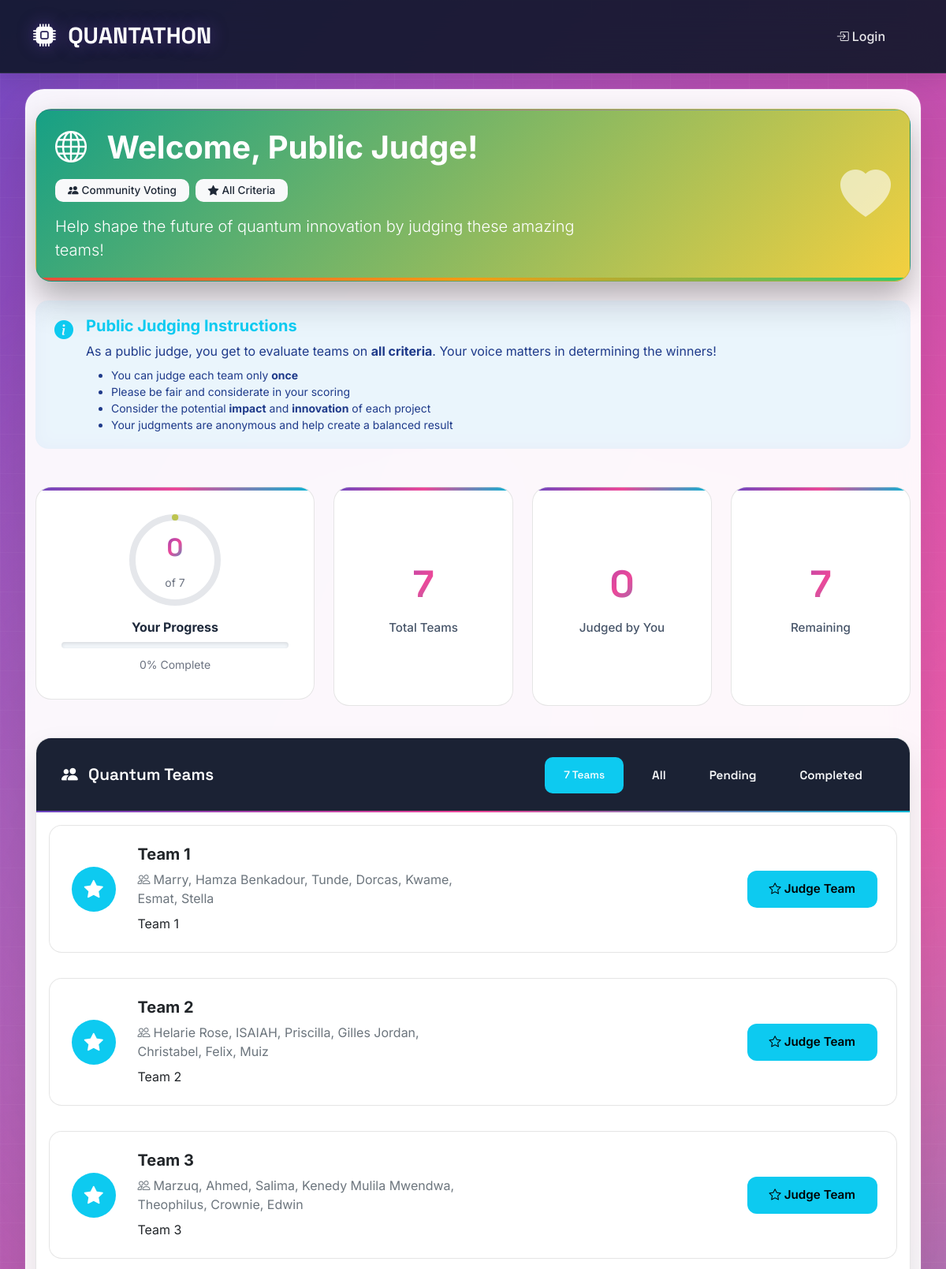
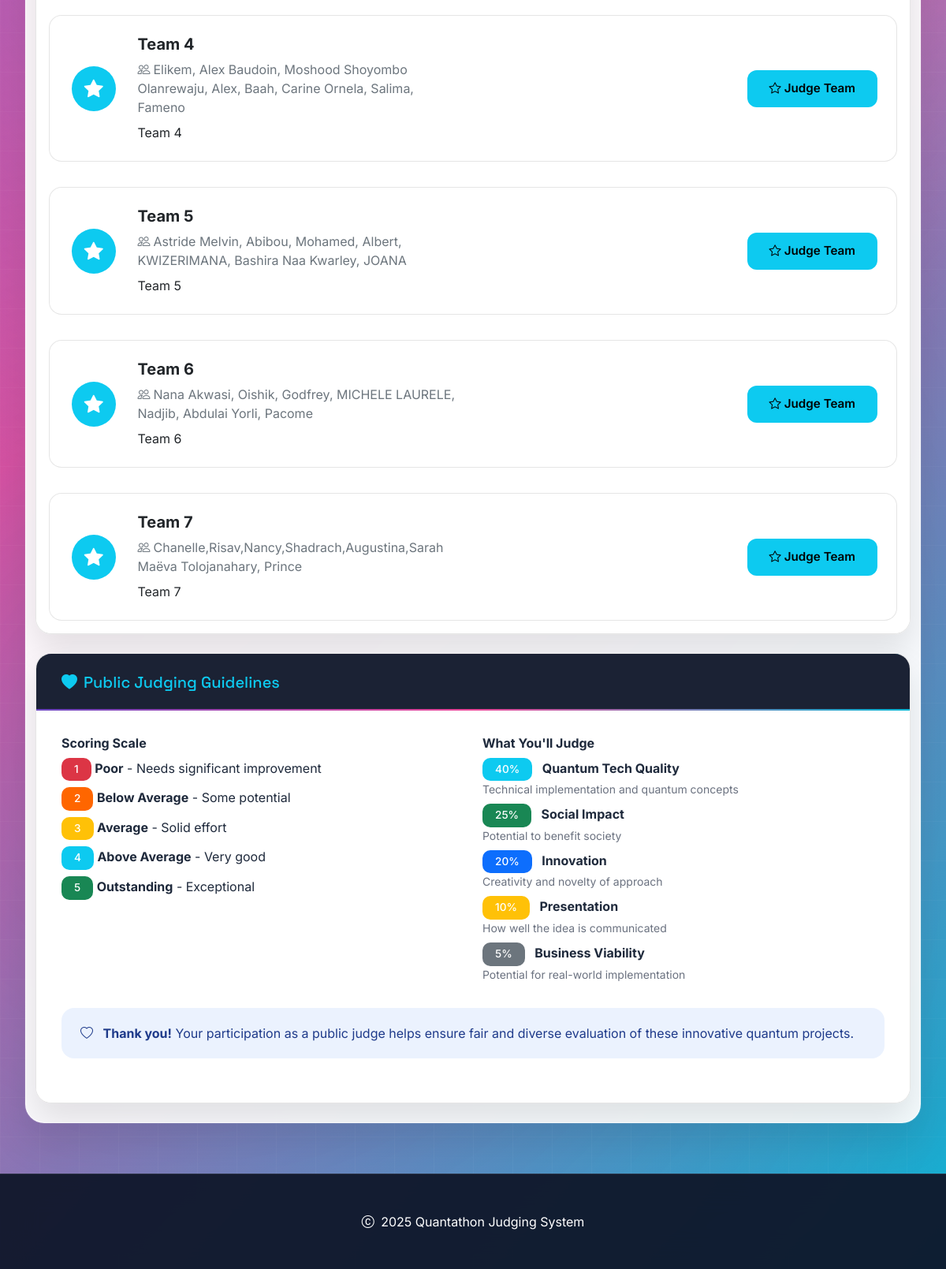
Page /public-judge/ on the committed database (2 pictures, top to bottom).
### judging/models.py (models this page shows, shortened)
class Team(models.Model):
    name = models.CharField(max_length=200)
    description = models.TextField()
    presentation_link = models.URLField(blank=True)
    members = models.TextField(help_text="Comma-separated list of team members")
    created_at = models.DateTimeField(auto_now_add=True)

### judging/views.py (the view)
# urls.py: path('public-judge/', views.public_judge_access, name='public_judge_access'),
def public_judge_access(request):
    public_judge_data = {
        'judge_type': 'public',
        'name': 'Public Judge',
        'session_id': request.session.session_key or request.session.create()
    }
    request.session['public_judge'] = public_judge_data
    teams = Team.objects.all()
    judged_teams = request.session.get('judged_teams', [])
    context = {
        'teams': teams,
        'judged_teams': judged_teams,
        'total_teams': teams.count(),
        'completed_judgments': len(judged_teams),
        'remaining_teams': teams.count() - len(judged_teams),
        'is_public': True,
        'judge_type': 'public',
    }
    return render(request, 'judging/public_judge_access.html', context)

### judging/templates/judging/public_judge_access.html (shortened to what this page needs)
{% extends 'judging/base.html' %}
{% block content %}
<div class="row">
    <div class="col-12 mb-4">
        <div class="card border-0 gradient-welcome-card debug-bg" style="background-image: linear-gradient(135deg, #16a085 0%, #f4d03f 100%) !important; color: rgb(255, 255, 255); position: relative; min-height: 140px; box-shadow: 0 20px 40px rgba(0, 0, 0, 0.3) !important;">
            <div class="card-body p-4" style="position: relative; z-index: 3; background: transparent !important;">
                <div class="row align-items-center">
                    <div class="col-lg-8">
                        <h1 class="display-6 fw-bold mb-3" style="color: white !important;">
                            <i class="bi bi-globe me-3" style="color: white !important;"></i>
                            Welcome, Public Judge!
                        </h1>
                        <div class="d-flex flex-wrap gap-2 mb-3">
                            <span class="badge bg-light text-dark px-3 py-2">
                                <i class="bi bi-people-fill me-1"></i>Community Voting
                            </span>
                            <span class="badge bg-light text-dark px-3 py-2">
                                <i class="bi bi-star-fill me-1"></i>All Criteria
                            </span>
                        </div>
                        <p class="lead mb-0" style="color: white !important; opacity: 1;">
                            Help shape the future of quantum innovation by judging these amazing teams!
                        </p>
                    </div>
                    <div class="col-lg-4 text-lg-end">
                        <div class="quantum-logo" style="font-size: 4rem; opacity: 0.6; color: white !important;">
                            <i class="bi bi-heart-fill" style="color: white !important;"></i>
                        </div>
                    </div>
                </div>
            </div>
            <div style="position: absolute; bottom: 0; left: 0; right: 0; height: 4px; background: linear-gradient(90deg, #e74c3c, #f39c12, #2ecc71); z-index: 4;"></div>
        </div>
    </div>
</div>
<div class="row mb-4">
    <div class="col-12">
        <div class="alert alert-info border-0" style="background: rgba(52, 152, 219, 0.1);">
            <div class="d-flex align-items-start">
                <div class="me-3">
                    <i class="bi bi-info-circle-fill fs-4 text-info"></i>
                </div>
                <div>
                    <h5 class="fw-bold text-info mb-2">Public Judging Instructions</h5>
                    <p class="mb-2">
                        As a public judge, you get to evaluate teams on <strong>all criteria</strong>. Your voice matters in determining the winners!
                    </p>
                    <ul class="mb-0 small">
                        <li>You can judge each team only <strong>once</strong></li>
                        <li>Please be fair and considerate in your scoring</li>
                        <li>Consider the potential <strong>impact</strong> and <strong>innovation</strong> of each project</li>
                        <li>Your judgments are anonymous and help create a balanced result</li>
                    </ul>
                </div>
            </div>
        </div>
    </div>
</div>
<div class="row mb-4">
    <div class="col-lg-4 mb-4">
        <div class="stat-card h-100">
            <div class="position-relative d-inline-block mb-3">
                <svg width="120" height="120" class="progress-ring">
                    <circle cx="60" cy="60" r="54" stroke="#e5e7eb" stroke-width="8" fill="transparent"/>
                    <circle cx="60" cy="60" r="54" stroke="url(#publicGradient)" stroke-width="8" fill="transparent"
                            stroke-dasharray="339.292"
                            stroke-dashoffset="{% widthratio remaining_teams total_teams 339.292 %}"
                            stroke-linecap="round"
                            style="transform: rotate(-90deg); transform-origin: center;"
                            id="progress-circle"/>
                    <defs>
                        <linearGradient id="publicGradient" x1="0%" y1="0%" x2="100%" y2="100%">
                            <stop offset="0%" style="stop-color:#16a085"/>
                            <stop offset="100%" style="stop-color:#f4d03f"/>
                        </linearGradient>
                    </defs>
                </svg>
                <div class="position-absolute top-50 start-50 translate-middle text-center">
                    <div class="stat-number" style="font-size: 2rem;">{{ completed_judgments }}</div>
                    <small class="text-muted">of {{ total_teams }}</small>
                </div>
            </div>
            <h6 class="fw-bold text-center">Your Progress</h6>
            <div class="progress mt-2" style="height: 8px;">
            </div>
            <p class="text-center mt-2 mb-0">
                <small class="text-muted">{% widthratio completed_judgments total_teams 100 %}% Complete</small>
            </p>
        </div>
    </div>
    <div class="col-lg-8">
        <div class="row h-100">
            <div class="col-md-4 mb-3">
                <div class="stat-card h-100 d-flex flex-column justify-content-center">
                    <div class="stat-number text-info">{{ total_teams }}</div>
                    <div class="stat-label">Total Teams</div>
                </div>
            </div>
            <div class="col-md-4 mb-3">
                <div class="stat-card h-100 d-flex flex-column justify-content-center">
                    <div class="stat-number text-success">{{ completed_judgments }}</div>
                    <div class="stat-label">Judged by You</div>
                </div>
            </div>
            <div class="col-md-4 mb-3">
                <div class="stat-card h-100 d-flex flex-column justify-content-center">
                    <div class="stat-number text-warning">{{ remaining_teams|default:0 }}</div>
                    <div class="stat-label">Remaining</div>
                </div>
            </div>
        </div>
    </div>
</div>
<div class="row">
    <div class="col-12">
        <div class="card">
            <div class="card-header d-flex justify-content-between align-items-center">
                <div>
                    <i class="bi bi-people-fill me-2"></i>
                    Quantum Teams
                </div>
                <div class="d-flex gap-2">
                    <span class="badge bg-info text-white px-4 py-3">
                        {{ teams.count }} Teams
                    </span>
                    <div class="btn-group btn-group-sm">
                        <button class="btn btn-outline-light" onclick="filterTeams('all')">All</button>
                        <button class="btn btn-outline-light" onclick="filterTeams('pending')">Pending</button>
                        <button class="btn btn-outline-light" onclick="filterTeams('completed')">Completed</button>
                    </div>
                </div>
            </div>
            <div class="card-body p-0">
                {% if teams %}
                    <div class="row g-0">
                        {% for team in teams %}
                            <div class="col-12 team-item" data-status="{% if team.id in judged_teams %}completed{% else %}pending{% endif %}">
                                <div class="team-card p-4 m-3">
                                    <div class="row align-items-center">
                                        <div class="col-lg-1 text-center">
                                            {% if team.id in judged_teams %}
                                                <div class="badge bg-success p-3 rounded-circle">
                                                    <i class="bi bi-check-circle-fill fs-4"></i>
                                                </div>
                                            {% else %}
                                                <div class="badge bg-info p-3 rounded-circle">
                                                    <i class="bi bi-star-fill fs-4"></i>
                                                </div>
                                            {% endif %}
                                        </div>
                                        <div class="col-lg-5">
                                            <h5 class="fw-bold text-dark mb-2">{{ team.name }}</h5>
                                            <p class="text-secondary mb-2">
                                                <i class="bi bi-people me-1"></i>{{ team.members }}
                                            </p>
                                            <p class="text-dark mb-0">{{ team.description|truncatewords:20 }}</p>
                                        </div>
                                        <div class="col-lg-3 text-end">
                                            {% if team.id in judged_teams %}
                                                <span class="badge bg-success-subtle text-success px-4 py-3">
                                                    <i class="bi bi-check-circle me-1"></i>You Judged This
                                                </span>
                                            {% else %}
                                                <a href="{% url 'public_judge_team' team.id %}"
                                                   class="btn btn-info">
                                                    <i class="bi bi-star me-1"></i>Judge Team
                                                </a>
                                            {% endif %}
                                        </div>
                                    </div>
                                </div>
                            </div>
                        {% endfor %}
                    </div>
                {% endif %}
            </div>
        </div>
    </div>
</div>
{% if completed_judgments < total_teams %}
    <div class="row mt-4">
        <div class="col-12">
            <div class="card border-info" style="background: rgba(22, 160, 133, 0.05);">
                <div class="card-header bg-transparent border-0">
                    <h5 class="text-info mb-0">
                        <i class="bi bi-heart-fill me-2"></i>Public Judging Guidelines
                    </h5>
                </div>
                <div class="card-body">
                    <div class="row">
                        <div class="col-lg-6">
                            <h6 class="fw-bold">Scoring Scale</h6>
                            <div class="mb-2">
                                <span class="badge bg-danger">1</span>
                                <span><strong>Poor</strong> - Needs significant improvement</span>
                            </div>
                            <div class="mb-2">
                                <span class="badge" style="background-color: #ff6600;">2</span>
                                <span><strong>Below Average</strong> - Some potential</span>
                            </div>
                            <div class="mb-2">
                                <span class="badge bg-warning">3</span>
                                <span><strong>Average</strong> - Solid effort</span>
                            </div>
                            <div class="mb-2">
                                <span class="badge bg-info">4</span>
                                <span><strong>Above Average</strong> - Very good</span>
                            </div>
                            <div class="mb-2">
                                <span class="badge bg-success">5</span>
                                <span><strong>Outstanding</strong> - Exceptional</span>
                            </div>
                        </div>
                        <div class="col-lg-6">
                            <h6 class="fw-bold">What You'll Judge</h6>
                            <ul class="list-unstyled">
                                <li class="mb-2">
                                    <span class="badge bg-info me-2">40%</span>
                                    <strong>Quantum Tech Quality</strong>
                                    <div class="small text-muted">Technical implementation and quantum concepts</div>
                                </li>
                                <li class="mb-2">
                                    <span class="badge bg-success me-2">25%</span>
                                    <strong>Social Impact</strong>
                                    <div class="small text-muted">Potential to benefit society</div>
                                </li>
                                <li class="mb-2">
                                    <span class="badge bg-primary me-2">20%</span>
                                    <strong>Innovation</strong>
                                    <div class="small text-muted">Creativity and novelty of approach</div>
                                </li>
                                <li class="mb-2">
                                    <span class="badge bg-warning me-2">10%</span>
                                    <strong>Presentation</strong>
                                    <div class="small text-muted">How well the idea is communicated</div>
                                </li>
                                <li>
                                    <span class="badge bg-secondary me-2">5%</span>
                                    <strong>Business Viability</strong>
                                    <div class="small text-muted">Potential for real-world implementation</div>
                                </li>
                            </ul>
                        </div>
                    </div>
                    <div class="alert alert-info border-0 mt-3">
                        <i class="bi bi-heart me-2"></i>
                        <strong>Thank you!</strong> Your participation as a public judge helps ensure fair and diverse evaluation of these innovative quantum projects.
                    </div>
                </div>
            </div>
        </div>
    </div>
{% endif %}
{% endblock %}

### rows in the picture
Team: name "Team 1", members "Marry, Hamza Benkadour, Tunde, Dorcas, Kwame, Esmat, Stella", description "Team 1", shows "Judge Team"
Team: name "Team 2", members "Helarie Rose, ISAIAH, Priscilla, Gilles Jordan, Christabel, Felix, Muiz", description "Team 2", shows "Judge Team"
Team: name "Team 3", members "Marzuq, Ahmed, Salima, Kenedy Mulila Mwendwa, Theophilus, Crownie, Edwin", description "Team 3", shows "Judge Team"
Team: name "Team 4", members "Elikem, Alex Baudoin, Moshood Shoyombo Olanrewaju, Alex, Baah, Carine Ornela, Salima, Fameno", description "Team 4", shows "Judge Team"
Team: name "Team 5", members "Astride Melvin, Abibou, Mohamed, Albert, KWIZERIMANA, Bashira Naa Kwarley, JOANA", description "Team 5", shows "Judge Team"
Team: name "Team 6", members "Nana Akwasi, Oishik, Godfrey, MICHELE LAURELE, Nadjib, Abdulai Yorli, Pacome", description "Team 6", shows "Judge Team"
Team: name "Team 7", members "Chanelle,Risav,Nancy,Shadrach,Augustina,Sarah Maëva Tolojanahary, Prince", description "Team 7", shows "Judge Team"

### other values in the picture
{{ completed_judgments }} "0"
{{ total_teams }} "7"
{{ remaining_teams|default:0 }} "7"
{{ teams.count }} "7"
